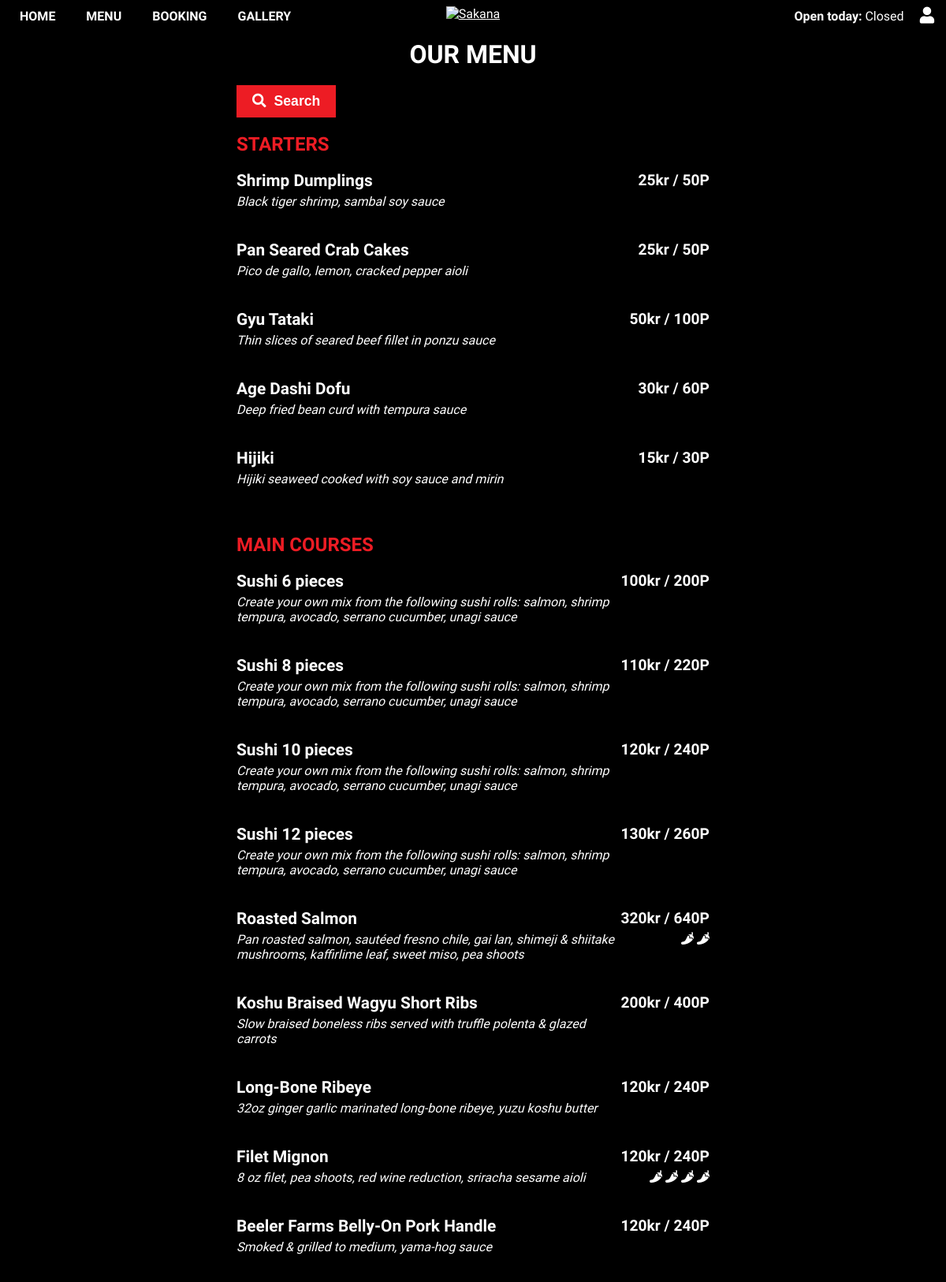
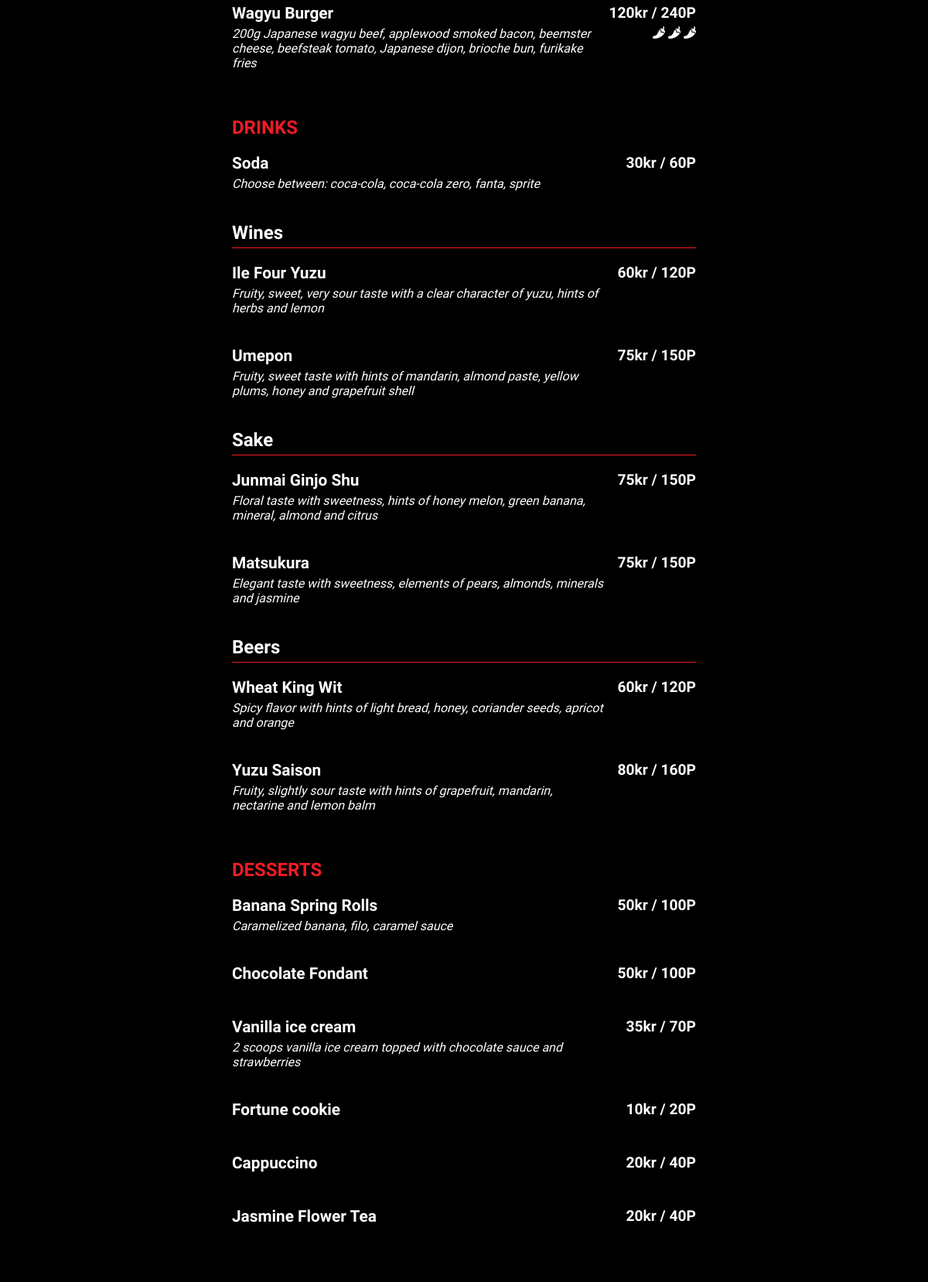
The page /menu (upper part) on the database its author committed (2 pictures, top to bottom).
### tables this page shows
CREATE TABLE menu_items(
     `id` INT(8) PRIMARY KEY NOT NULL AUTO_INCREMENT,
     `category` VARCHAR(21) NOT NULL,
     `name` VARCHAR(50) NOT NULL,
     `desc` TEXT NOT NULL,
     `price` FLOAT NOT NULL,
     `strength` INT(1) NULL DEFAULT 0
);

### menu.php (the view, shortened to what this page needs)
<?php
    function getStarters(){
        $sql = 'SELECT * FROM menu_items WHERE category="starter"';
        $result = mysqli_query($GLOBALS['db'], $sql);
        return $result;
    };
    function getMainCourses(){
        $sql = 'SELECT * FROM menu_items WHERE category="main"';
        $result = mysqli_query($GLOBALS['db'], $sql);
        return $result;
    };
    function getDrinks(){
        $sql = 'SELECT * FROM menu_items WHERE category="drinks"';
        $result = mysqli_query($GLOBALS['db'], $sql);
        return $result;
    };
    function getDesserts(){
        $sql = 'SELECT * FROM menu_items WHERE category="desserts"';
        $result = mysqli_query($GLOBALS['db'], $sql);
        return $result;
    };
?>
<!DOCTYPE html>
<html lang="en">
<head>
    <?php include './include/head.php'; ?>
    <link rel="stylesheet" href="./css/menu.css">
</head>
<body>
    <?php include './include/header.php'; ?>
    <main id="content">
        <h1>OUR MENU</h1>
        <ul class="menu_list">
            <li class="menu_list_item">
                <div class="searchBtn">
                    <button onClick="toggleModal('.searchModal');"><i class="fas fa-search"></i>Search</button>
                </div>
            </li>
            <li class="menu_list_category menu_list_first">STARTERS</li>
            <?php
                $starters = getStarters();
                while($row = mysqli_fetch_assoc($starters)){
            ?>
                <li class="menu_list_item">
                    <div class="menu_item_left">
                        <div class="menu_item_title"><?php echo $row['name']; ?></div>
                        <div class="menu_item_desc"><?php echo $row['desc']; ?></div>
                    </div>
                    <div class="menu_item_right">
                        <div class="menu_item_price"><?php echo $row['price']; ?>kr / <?php echo ceil(($row['price'] * 2) / 5) * 5; ?>P</div>
                    </div>
                </li>
            <?php } ?>
            <li class="menu_list_category">MAIN COURSES</li>
            <?php
                $main_courses = getMainCourses();
                while($row = mysqli_fetch_assoc($main_courses)){
            ?>
                <li class="menu_list_item">
                    <div class="menu_item_left">
                        <div class="menu_item_title"><?php echo $row['name']; ?></div>
                        <div class="menu_item_desc"><?php echo $row['desc']; ?></div>
                    </div>
                    <div class="menu_item_right">
                        <div class="menu_item_price"><?php echo $row['price']; ?>kr / <?php echo ceil(($row['price'] * 2) / 5) * 5; ?>P</div>
                        <div class="menu_item_meta">
                            <?php for($x=0; $x<$row['strength']; $x++){ ?>
                                <i class="fas fa-pepper-hot"></i>
                            <?php } ?>
                        </div>
                    </div>
                </li>
            <?php } ?>
            <li class="menu_list_category">DRINKS</li>
            <?php
                $drinks = getDrinks();
                while($row = mysqli_fetch_assoc($drinks)){
                    if($row['desc'] == "divider"){
                        ?>
                            <div class="divider"><?php echo $row['name']; ?></div>
                        <?php
                    }else{
                    ?>
                        <li class="menu_list_item">
                            <div class="menu_item_left">
                                <div class="menu_item_title"><?php echo $row['name']; ?></div>
                                <div class="menu_item_desc"><?php echo $row['desc']; ?></div>
                            </div>
                            <div class="menu_item_right">
                                <div class="menu_item_price"><?php echo $row['price']; ?>kr / <?php echo ceil(($row['price'] * 2) / 5) * 5; ?>P</div>
                            </div>
                        </li>
                    <?php
                    }
                } ?>
            <li class="menu_list_category">DESSERTS</li>
            <?php
                $desserts = getDesserts();
                while($row = mysqli_fetch_assoc($desserts)){
            ?>
                <li class="menu_list_item">
                    <div class="menu_item_left">
                        <div class="menu_item_title"><?php echo $row['name']; ?></div>
                        <div class="menu_item_desc"><?php echo $row['desc']; ?></div>
                    </div>
                    <div class="menu_item_right">
                        <div class="menu_item_price"><?php echo $row['price']; ?>kr / <?php echo ceil(($row['price'] * 2) / 5) * 5; ?>P</div>
                    </div>
                </li>
            <?php } ?>
        </ul>
    </main>
    <?php include './include/footer.php'; ?>
</body>
</html>

### include/head.php (shortened to what this page needs)
<link rel="stylesheet" href="https://use.fontawesome.com/releases/v5.8.1/css/all.css">
<link rel="stylesheet" href="./css/index.css">

### include/header.php (shortened to what this page needs)
<?php
$dow = date('N');
$date = date('Y-m-d');
$opening_hours_results = mysqli_query($GLOBALS['db'], "SELECT open_value, close_value, closed FROM opening_hours WHERE day_value='$dow' LIMIT 1");
$abnormal_opening_hours_results = mysqli_query($GLOBALS['db'], "SELECT open_value, close_value, closed FROM abnormal_opening_hours WHERE date_value='$date' LIMIT 1");
if(mysqli_num_rows($abnormal_opening_hours_results) > 0){
    $opening_row = mysqli_fetch_assoc($abnormal_opening_hours_results);
    $open = $opening_row['open_value'];
    $close = $opening_row['close_value'];
}else{
    $opening_row = mysqli_fetch_assoc($opening_hours_results);
    $open = $opening_row['open_value'];
    $close = $opening_row['close_value'];
}
?>
<link rel="stylesheet" href="./css/header.css">
<header>
    <nav>
        <ul id="main_nav">
            <li class="nav_item"><a href="<?php echo $_SERVER[''] ?>">home</a></li>
            <li class="nav_item"><a href="./menu">menu</a></li>
            <li class="nav_item"><a href="./book">booking</a></li>
            <li class="nav_item"><a href="./gallery">gallery</a></li>
        </ul>
    </nav>
    <div id="logo_container">
        <a href="./">
            <img src="http://thsa.kronhus.tk/assets/images/logo_white.png" alt="Sakana" id="logo">
        </a>
    </div>
    <div id="right_info">
        <span id="opening_hours">
            <?php
                if($opening_row['closed']){
                    ?> <b>Open today: </b> Closed<?php
                }else{?>
                <b>Open today: </b><?php echo $open . " - " . $close; ?>
            <?php } ?>
        </span>
        <div class="login">
            <a href="<?php echo (isset($_SESSION['login']) && $_SESSION['login']) ? "./profile" : "./login"; ?>"><i class="fas fa-user"></i></a>
        </div>
    </div>
</header>

### include/footer.php (shortened to what this page needs)
<footer>
    <div class="footer_flex">
    </div>
</footer>

### css/index.css (style rules this page uses)
:root { --accent-color: #ED1C24; }
* { margin: 0; padding: 0; color: white; }
body { font-family: 'Raleway', sans-serif; background: black; }
body,html { width: 100%; height: 100%; }
footer { width: 100%; display: flex; justify-content: center; align-items: center; flex-direction: column; }
.footer_flex { display: flex; justify-content: space-evenly; width: 100%; padding: 50px 0 30px 0; }
main { width: 100%; }

### css/menu.css (style rules this page uses)
main { padding-top: 50px; }
main h1 { text-align: center; }
.menu_list { width: 50%; margin: 0 auto; }
.menu_list_item { display: flex; justify-content: space-between; padding: 20px 0; }
.menu_item_title { font-weight: 700; font-size: 1.3em; padding-bottom: 5px; }
.menu_item_price { font-weight: 700; font-size: 1.2em; padding-bottom: 5px; }
.menu_item_desc { font-style: italic; }
.menu_list_category { color: var(--accent-color); list-style-type: none; font-weight: 700; font-size: 1.5em; padding-top: 40px; text-transform: uppercase; }
.menu_list_first { padding-top: 0; }
.menu_item_right { text-align: right; }
.menu_item_left { max-width: 80%; }
.divider { font-size: 24px; font-weight: 700; border-bottom: 1px solid var(--accent-color); padding: 20px 0 5px 0; }
.searchBtn button { background: var(--accent-color); border: none; padding: 10px 20px; font-weight: 700; font-size: 1.1em; cursor: pointer; }
.searchBtn button i { padding: 0 10px 0 0; }

### css/header.css (style rules this page uses)
header { width: 100%; height: 40px; background: transparent; display: flex; flex-wrap: nowrap; justify-content: space-between; align-items: center; transition: .3s ease-in-out all; position: fixed; z-index: 9999; }
header > * { width: 33.333333333333%; }
#main_nav { list-style: none; }
.nav_item { display: inline-block; padding-left: 15px; }
.nav_item a { text-transform: uppercase; text-decoration: none; color: white; margin: 10px; transition: .3s; font-weight: 700; text-shadow: 1px 1px 0px rgba(0,0,0,0.59); }
#logo_container { height: 70px; display: flex; justify-content: center; align-items: center; }
#logo, #logo_black { height: 25px; transition: .1s; }
#logo { display: block; }
#right_info { display: flex; justify-content: right; align-items: center; }
#opening_hours { padding-right: 20px; }
#opening_hours > b { color: white }
#opening_hours { color: white; }
.login { padding-right: 15px; font-size: 21px; position: relative; }
.login i { cursor: pointer; }

### rows shown on the page
menu_items: name "Shrimp Dumplings", desc "Black tiger shrimp, sambal soy sauce", price "25", ceil(($row['price']*2)/5)*5 "50"
menu_items: name "Pan Seared Crab Cakes", desc "Pico de gallo, lemon, cracked pepper aioli", price "25", ceil(($row['price']*2)/5)*5 "50"
menu_items: name "Gyu Tataki", desc "Thin slices of seared beef fillet in ponzu sauce", price "50", ceil(($row['price']*2)/5)*5 "100"
menu_items: name "Age Dashi Dofu", desc "Deep fried bean curd with tempura sauce", price "30", ceil(($row['price']*2)/5)*5 "60"
menu_items: name "Hijiki", desc "Hijiki seaweed cooked with soy sauce and mirin", price "15", ceil(($row['price']*2)/5)*5 "30"
menu_items: name "Sushi 6 pieces", desc "Create your own mix from the following sushi rolls: salmon, shrimp tempura, avocado, serrano cucumber, unagi sauce", price "100", ceil(($row['price']*2)/5)*5 "200"
menu_items: name "Sushi 8 pieces", desc "Create your own mix from the following sushi rolls: salmon, shrimp tempura, avocado, serrano cucumber, unagi sauce", price "110", ceil(($row['price']*2)/5)*5 "220"
menu_items: name "Sushi 10 pieces", desc "Create your own mix from the following sushi rolls: salmon, shrimp tempura, avocado, serrano cucumber, unagi sauce", price "120", ceil(($row['price']*2)/5)*5 "240"
menu_items: name "Sushi 12 pieces", desc "Create your own mix from the following sushi rolls: salmon, shrimp tempura, avocado, serrano cucumber, unagi sauce", price "130", ceil(($row['price']*2)/5)*5 "260"
menu_items: name "Roasted Salmon", desc "Pan roasted salmon, sautéed fresno chile, gai lan, shimeji & shiitake mushrooms, kaffirlime leaf, sweet miso, pea shoots", price "320", ceil(($row['price']*2)/5)*5 "640", strength 2 (drawn)
menu_items: name "Koshu Braised Wagyu Short Ribs", desc "Slow braised boneless ribs served with truffle polenta & glazed carrots", price "200", ceil(($row['price']*2)/5)*5 "400"
menu_items: name "Long-Bone Ribeye", desc "32oz ginger garlic marinated long-bone ribeye, yuzu koshu butter", price "120", ceil(($row['price']*2)/5)*5 "240"
menu_items: name "Filet Mignon", desc "8 oz filet, pea shoots, red wine reduction, sriracha sesame aioli", price "120", ceil(($row['price']*2)/5)*5 "240", strength 4 (drawn)
menu_items: name "Beeler Farms Belly-On Pork Handle", desc "Smoked & grilled to medium, yama-hog sauce", price "120", ceil(($row['price']*2)/5)*5 "240"
menu_items: name "Wagyu Burger", desc "200g Japanese wagyu beef, applewood smoked bacon, beemster cheese, beefsteak tomato, Japanese dijon, brioche bun, furikake fries", price "120", ceil(($row['price']*2)/5)*5 "240", strength 3 (drawn)
menu_items: name "Soda", desc "Choose between: coca-cola, coca-cola zero, fanta, sprite", price "30", ceil(($row['price']*2)/5)*5 "60"
menu_items: name "Wines"
menu_items: name "Ile Four Yuzu", desc "Fruity, sweet, very sour taste with a clear character of yuzu, hints of herbs and lemon", price "60", ceil(($row['price']*2)/5)*5 "120"
menu_items: name "Umepon", desc "Fruity, sweet taste with hints of mandarin, almond paste, yellow plums, honey and grapefruit shell", price "75", ceil(($row['price']*2)/5)*5 "150"
menu_items: name "Sake"
menu_items: name "Junmai Ginjo Shu", desc "Floral taste with sweetness, hints of honey melon, green banana, mineral, almond and citrus", price "75", ceil(($row['price']*2)/5)*5 "150"
menu_items: name "Matsukura", desc "Elegant taste with sweetness, elements of pears, almonds, minerals and jasmine", price "75", ceil(($row['price']*2)/5)*5 "150"
menu_items: name "Beers"
menu_items: name "Wheat King Wit", desc "Spicy flavor with hints of light bread, honey, coriander seeds, apricot and orange", price "60", ceil(($row['price']*2)/5)*5 "120"
menu_items: name "Yuzu Saison", desc "Fruity, slightly sour taste with hints of grapefruit, mandarin, nectarine and lemon balm", price "80", ceil(($row['price']*2)/5)*5 "160"
menu_items: name "Banana Spring Rolls", desc "Caramelized banana, filo, caramel sauce", price "50", ceil(($row['price']*2)/5)*5 "100"
menu_items: name "Chocolate Fondant", price "50", ceil(($row['price']*2)/5)*5 "100"
menu_items: name "Vanilla ice cream", desc "2 scoops vanilla ice cream topped with chocolate sauce and strawberries", price "35", ceil(($row['price']*2)/5)*5 "70"
menu_items: name "Fortune cookie", price "10", ceil(($row['price']*2)/5)*5 "20"
menu_items: name "Cappuccino", price "20", ceil(($row['price']*2)/5)*5 "40"
menu_items: name "Jasmine Flower Tea", price "20", ceil(($row['price']*2)/5)*5 "40"
